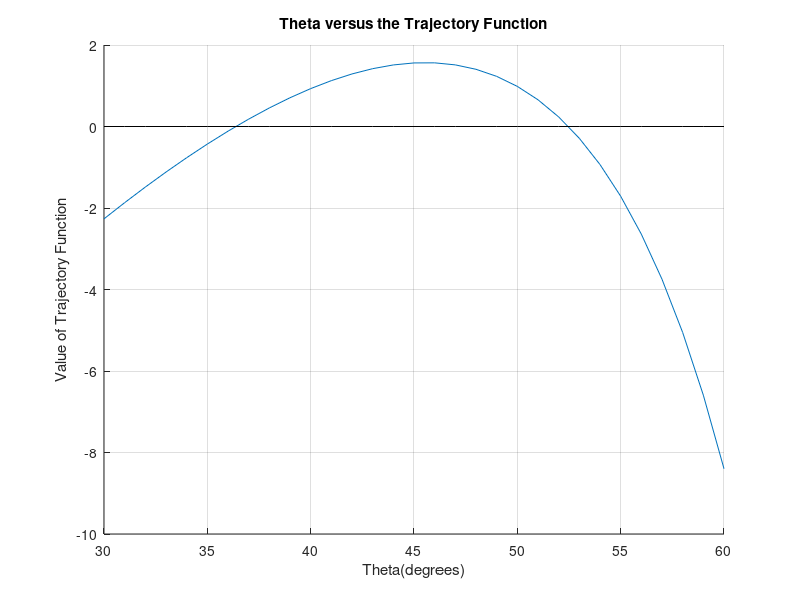

This figure's MATLAB source: (Note: this script raises an error after producing the figure.)
%Script HW4_q4
%
%This script plots the trajectory of a launched ball
%
%Outputs: Plot that displays the function
%
%Author: Ashley Eggart
%Section: ME 2016-A
%Assignment: HW4
%Date: 10/10/2018

%Declaration of local variables
x = 40;         %x = 40m
y0 = 1.8;       %y0 = 1.8m
v0 = 20;        %v0 = 20 m/s
g = 9.81;       %g = 9.81m/s
y = 1;          %y = 1m

f = @(t0) tand(t0).*x - ((g.*(x.^2))./(2.*(v0.^2).*(cosd(t0).^2))) + y0 - y;  %t0 = theta
dfdx = @(t0) x.*(secd(t0).^2) - (g.*sind(t0).*(x.^2)) ./ ((v0.^2).*(cosd(t0).^3));
angles = 30:60;
 
zs = angles.*0;

figure 
hold on
grid on
plot(angles,f(angles))
plot(angles,zs,'k')
title('Theta versus the Trajectory Function')
xlabel('Theta(degrees)')
ylabel('Value of Trajectory Function')
hold off

xr = NewtonRaphson(f,dfdx,36,10^-6,1000);

options = optimset('Display','iter');
[root,FVAL,EXITFLAG,OUTPUT] = fzero(f,36,options)

